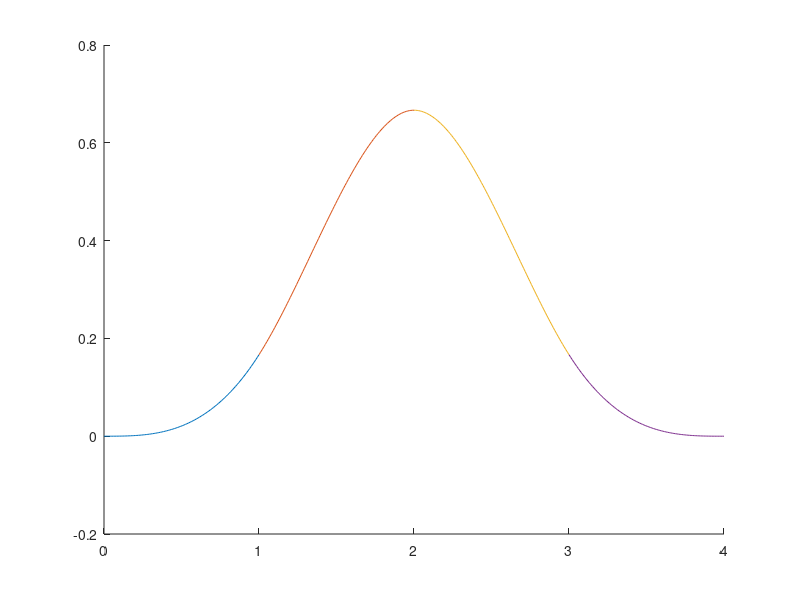

MATLAB code for this plot:
clear;

B = 1/6*[1  4  1  0
        -3  0  3  0
         3 -6  3  0
        -1  3 -3  1];
    
t_i = -3:9;
c = zeros(9,1);
c(4) = 1;

%% For the interval between 0 and 1, we're using c-3, c-2, c-1, c0
t01 = linspace(0, 1, 100);
x01 = zeros(size(t01));
c01 = c(1:4);

for iii = 1:length(t01)
    u = (t01(iii) - 0)/(1 - 0);
    U = [1, u, u^2, u^3];
    x01(iii) = U*B*c01;
end

figure(1);
clf;
hold on;

plot(t01, x01);

%% For the interval between 1 and 2, we're using c-2, c-1, c0, c1
t12 = linspace(1, 2, 100);
x12 = zeros(size(t12));
c12 = c(2:5);

for iii = 1:length(t01)
    u = (t12(iii) - 1)/(2 - 1);
    U = [1, u, u^2, u^3];
    x12(iii) = U*B*c12;
end

plot(t12, x12);

%% For the interval between 2 and 3, we're using c-1, c0, c1, c2
t23 = linspace(2, 3, 100);
x23 = zeros(size(t23));
c23 = c(3:6);

for iii = 1:length(t01)
    u = (t23(iii) - 2)/(3 - 2);
    U = [1, u, u^2, u^3];
    x23(iii) = U*B*c23;
end

plot(t23, x23);

% For the interval between 3 and 4, we're using c0, c1, c2, c3
t34 = linspace(3, 4, 100);
x34 = zeros(size(t34));
c34 = c(4:7);

for iii = 1:length(t01)
    u = (t34(iii) - 3)/(4 - 3);
    U = [1, u, u^2, u^3];
    x34(iii) = U*B*c34;
end

plot(t34, x34);





function interval = find_interval(t, t_i)
    t > t_i
end